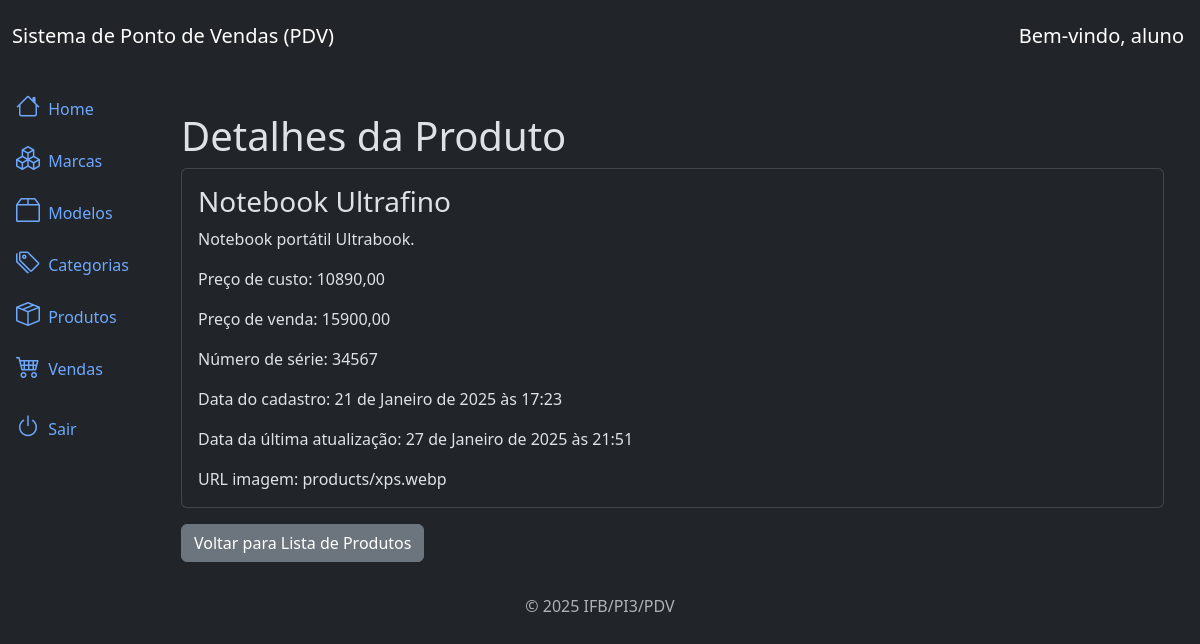
/products/4/detail/ (signed in), run on the app's committed database.
### products/models.py (models this page shows, shortened)
class Product(models.Model):
    name = models.CharField(max_length=200)
    brand = models.ForeignKey(Brand, on_delete=models.PROTECT, related_name='brand_product')
    model = models.ForeignKey(Model, on_delete=models.PROTECT, related_name='model_product')
    category = models.ForeignKey(Category, on_delete=models.PROTECT, related_name='category_product')
    description = models.TextField(blank=True, null=True)
    serie_number = models.CharField(max_length=100, blank=True, null=True)
    cost_price = models.DecimalField(max_digits=20, decimal_places=2)
    selling_price = models.DecimalField(max_digits=20, decimal_places=2)
    quantity = models.IntegerField(default=0)
    photo = models.ImageField(upload_to='products/', blank=True, null=True) # Novo campo para fotos
    created_at = models.DateTimeField(auto_now_add=True)
    updated_at = models.DateTimeField(auto_now=True)
    class Meta:
        ordering = ['name']

### products/views.py (the view)
# urls.py: path('products/<int:pk>/detail/', views.ProductDetailView.as_view(), name='product_detail'),
class ProductDetailView(LoginRequiredMixin, PermissionRequiredMixin, DetailView):
    model = models.Product
    template_name = 'product_detail.html'
    permission_required = 'products.view_product'

### products/templates/product_detail.html
{% extends 'base.html' %}
{% block content %}
<div class="container mt-4">
    <h3 class="display-6">Detalhes da Produto</h3>
    <div class="card">
        <div class="card-body">
            <h3 class="card-title">{{ object.name}}</h3>
            <p class="card-text">{{ object.description }}</p>
            <p class="card-text">Preço de custo: {{ object.cost_price }}</p>
            <p class="card-text">Preço de venda: {{ object.selling_price }}</p>
            <p class="card-text">Número de série: {{ object.serie_number }}</p>
            <p class="card-text">Data do cadastro: {{ object.created_at }}</p>
            <p class="card-text">Data da última atualização: {{ object.updated_at }}</p>
            <p class="card-text">URL imagem: {{ object.photo }}</p>
        </div>
    </div>
    <a href="{% url 'product_list' %}" class="btn btn-secondary mt-3">Voltar para Lista de Produtos</a>
</div>
{% endblock%}

### core/templates/components/_header.html
<nav class="navbar navbar-expand-lg navbar-light bg-dark">
  <div class="container-fluid">
      <a class="navbar-brand text-white" href="#">Sistema de Ponto de Vendas (PDV)</a>
  </div>
  <div class="navbar navbar-expand-lg navbar-light bg-dark">
      {% if request.user.is_authenticated %}
          <a class="navbar-brand text-white" href="#">Bem-vindo, {{ request.user.get_full_name|default:request.user.username }}</a>
      {% endif %}
  </div>
</nav>

### data on the page
Product: name "Notebook Ultrafino", description "Notebook portátil Ultrabook.", cost_price "10890,00", selling_price "15900,00", serie_number "34567", created_at "21 de Janeiro de 2025 às 17:23", updated_at "27 de Janeiro de 2025 às 21:51", photo "products/xps.webp"

### other printed values
{{ request.user.get_full_name|default:request.user.username }} "aluno"
